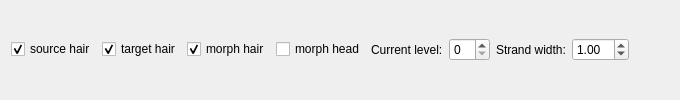
        <widget class="QWidget" name="tabMorph">
         <attribute name="title">
          <string>Morphing</string>
         </attribute>
         <layout class="QVBoxLayout" name="verticalLayout_5">
          <item>
           <layout class="QHBoxLayout" name="horizontalLayout_80">
            <item>
             <widget class="QCheckBox" name="checkBoxShowMorphSrcHair">
              <property name="text">
               <string>source hair</string>
              </property>
              <property name="checked">
               <bool>true</bool>
              </property>
             </widget>
            </item>
            <item>
             <widget class="QCheckBox" name="checkBoxShowMorphDstHair">
              <property name="text">
               <string>target hair</string>
              </property>
              <property name="checked">
               <bool>true</bool>
              </property>
             </widget>
            </item>
            <item>
             <widget class="QCheckBox" name="checkBoxShowMorphHair">
              <property name="text">
               <string>morph hair</string>
              </property>
              <property name="checked">
               <bool>true</bool>
              </property>
             </widget>
            </item>
            <item>
             <widget class="QCheckBox" name="checkBoxShowMorphHead">
              <property name="text">
               <string>morph head</string>
              </property>
             </widget>
            </item>
            <item>
             <widget class="QLabel" name="label_107">
              <property name="text">
               <string>Current level:</string>
              </property>
             </widget>
            </item>
            <item>
             <widget class="QSpinBox" name="spinBoxCurrHairLevel"/>
            </item>
            <item>
             <widget class="QLabel" name="label_105">
              <property name="text">
               <string>Strand width:</string>
              </property>
             </widget>
            </item>
            <item>
             <widget class="QDoubleSpinBox" name="spinBoxMorphStrandWidth">
              <property name="maximum">
               <double>10.000000000000000</double>
              </property>
              <property name="singleStep">
               <double>0.050000000000000</double>
              </property>
              <property name="value">
               <double>1.000000000000000</double>
              </property>
             </widget>
            </item>
            <item>
             <spacer name="horizontalSpacer_4">
              <property name="orientation">
               <enum>Qt::Horizontal</enum>
              </property>
              <property name="sizeHint" stdset="0">
               <size>
                <width>40</width>
                <height>20</height>
               </size>
              </property>
             </spacer>
            </item>
           </layout>
          </item>
         </layout>
        </widget>
